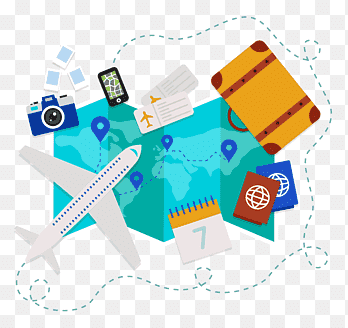
//> input picture BSUIR 3 SEM/programing/ПНаЯВУ/sobel/cmake-build-debug/1.png, 348 x 328 px
$ ./main   (built with g++ and OpenCV 4)
//> lines starting //> are read from the running program, lines starting //| are printed output that depends on the picture
#include <opencv2/opencv.hpp>
#include <iostream>

using namespace cv;
using namespace std;

// [25 lines of commented-out code are left out]

int main() {

    cv::Mat image = cv::imread("C:\\Users\\sashk\\OneDrive\\Pulpit\\bonstic\\sobel\\cmake-build-debug\\1.png", cv::IMREAD_GRAYSCALE);
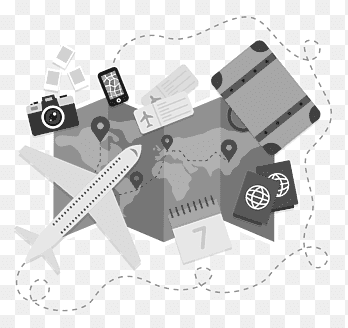
//> image: 328 rows x 348 cols, CV_8UC1; min 25, max 255, mean 213.9

    if (image.empty()) {
        std::cout << "Could not open or find the image!" << std::endl;
        return -1;
    }

    cv::Mat sobelX = (cv::Mat_<char>(3, 3) << -1, 0, 1,
            -2, 0, 2,
            -1, 0, 1);

    cv::Mat sobelY = (cv::Mat_<char>(3, 3) << -1, -2, -1,
            0,  0,  0,
            1,  2,  1);

    cv::Mat gradientX = cv::Mat::zeros(image.size(), image.type());
    cv::Mat gradientY = cv::Mat::zeros(image.size(), image.type());
    cv::Mat gradientMag = cv::Mat::zeros(image.size(), image.type());

    for (int y = 1; y < image.rows - 1; ++y) {
        for (int x = 1; x < image.cols - 1; ++x) {
            int pixelValX = 0, pixelValY = 0;
            for (int j = -1; j <= 1; ++j) {
                for (int i = -1; i <= 1; ++i) {
                    pixelValX += image.at<uchar>(y + j, x + i) * sobelX.at<char>(j + 1, i + 1);
                    pixelValY += image.at<uchar>(y + j, x + i) * sobelY.at<char>(j + 1, i + 1);
                }
            }
            gradientX.at<uchar>(y, x) = cv::saturate_cast<uchar>(std::abs(pixelValX) / 8);
            gradientY.at<uchar>(y, x) = cv::saturate_cast<uchar>(std::abs(pixelValY) / 8);
            gradientMag.at<uchar>(y, x) = cv::saturate_cast<uchar>(std::sqrt(pixelValX * pixelValX + pixelValY * pixelValY) / 8);
        }
    }
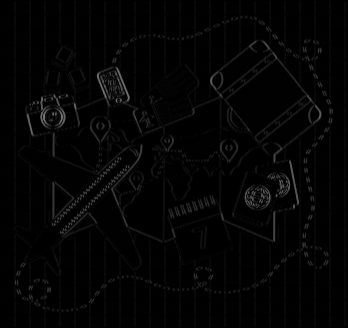
//> gradientX: 328 rows x 348 cols, CV_8UC1; min 0, max 115, mean 4
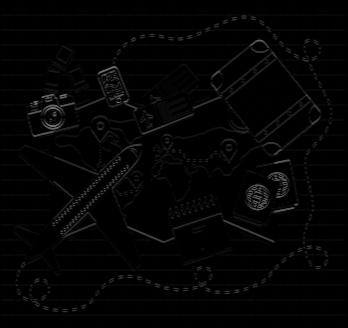
//> gradientY: 328 rows x 348 cols, CV_8UC1; min 0, max 115, mean 4
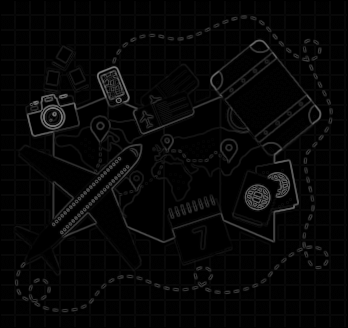
//> gradientMag: 328 rows x 348 cols, CV_8UC1; min 0, max 126, mean 6.6


    cv::imshow("Original Image", image);
    cv::imshow("Sobel Edge Detection X direction", gradientX);
    cv::imshow("Sobel Edge Detection Y direction", gradientY);
    cv::imshow("Sobel Edge Detection Magnitude", gradientMag);
    cv::waitKey(0);

    return 0;
}
